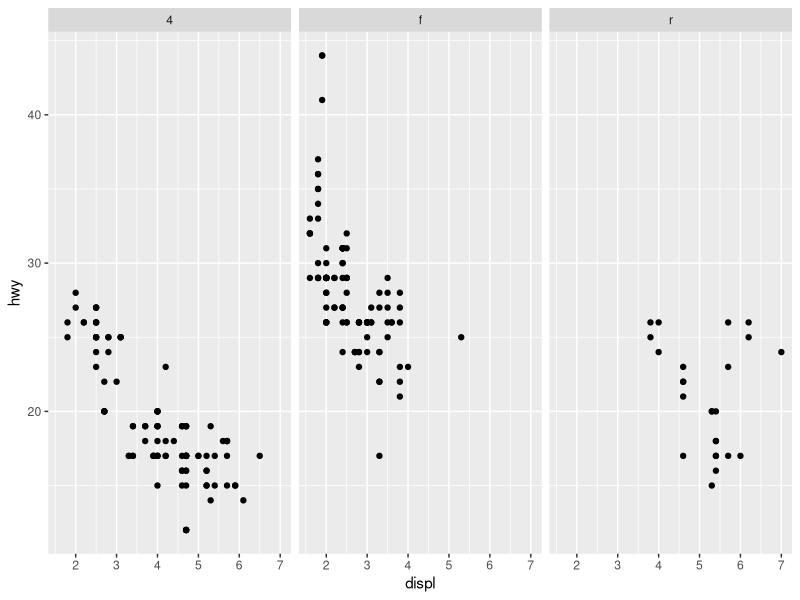

The R source for this figure:
## ---- chunk 1
library(ggplot2)

ggplot(mpg) +
  aes(x = displ, y = hwy) +
  geom_point() +
  facet_wrap(~drv)
